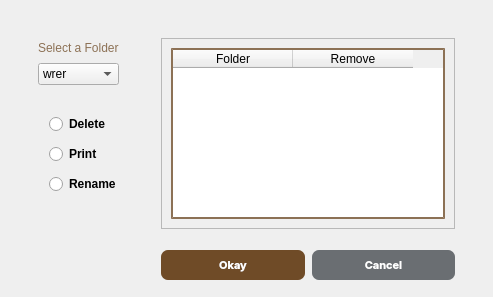
<?xml version="1.0" encoding="UTF-8"?>
<ui version="4.0">
 <class>Dialog</class>
 <widget class="QDialog" name="Dialog">
  <property name="geometry">
   <rect>
    <x>0</x>
    <y>0</y>
    <width>493</width>
    <height>297</height>
   </rect>
  </property>
  <property name="windowTitle">
   <string>Dialog</string>
  </property>
  <layout class="QHBoxLayout" name="horizontalLayout">
   <property name="bottomMargin">
    <number>0</number>
   </property>
   <item>
    <widget class="QWidget" name="widget" native="true">
     <layout class="QHBoxLayout" name="horizontalLayout_2">
      <property name="bottomMargin">
       <number>0</number>
      </property>
      <item>
       <widget class="QWidget" name="widget_2" native="true">
        <property name="minimumSize">
         <size>
          <width>0</width>
          <height>100</height>
         </size>
        </property>
        <property name="maximumSize">
         <size>
          <width>200</width>
          <height>300</height>
         </size>
        </property>
        <layout class="QVBoxLayout" name="verticalLayout">
         <property name="spacing">
          <number>0</number>
         </property>
         <item>
          <widget class="QWidget" name="widget_4" native="true">
           <property name="minimumSize">
            <size>
             <width>0</width>
             <height>0</height>
            </size>
           </property>
           <layout class="QVBoxLayout" name="verticalLayout_3">
            <property name="spacing">
             <number>5</number>
            </property>
            <item>
             <widget class="QLabel" name="label">
              <property name="minimumSize">
               <size>
                <width>0</width>
                <height>20</height>
               </size>
              </property>
              <property name="maximumSize">
               <size>
                <width>16777215</width>
                <height>20</height>
               </size>
              </property>
              <property name="styleSheet">
               <string notr="true">#label{
	font: 900 12pt &quot;Segoe UI Black&quot;;
	alignment: center;
    color: rgba(111, 75, 39, 0.77);
}</string>
              </property>
              <property name="text">
               <string>Select a Folder</string>
              </property>
             </widget>
            </item>
            <item>
             <widget class="QComboBox" name="folder_names_cb">
              <item>
               <property name="text">
                <string>wrer</string>
               </property>
              </item>
             </widget>
            </item>
           </layout>
          </widget>
         </item>
         <item>
          <widget class="QWidget" name="widget_5" native="true">
           <property name="minimumSize">
            <size>
             <width>0</width>
             <height>200</height>
            </size>
           </property>
           <widget class="QRadioButton" name="radioButton_delete">
            <property name="geometry">
             <rect>
              <x>20</x>
              <y>20</y>
              <width>89</width>
              <height>20</height>
             </rect>
            </property>
            <property name="styleSheet">
             <string notr="true">#radioButton_delete{
font-weight:bold;
}
#radioButton_delete::indicator{
color: red;

}</string>
            </property>
            <property name="text">
             <string>Delete</string>
            </property>
           </widget>
           <widget class="QRadioButton" name="radioButton_print">
            <property name="geometry">
             <rect>
              <x>20</x>
              <y>50</y>
              <width>89</width>
              <height>20</height>
             </rect>
            </property>
            <property name="styleSheet">
             <string notr="true">#radioButton_print {
font-weight:bold;
}</string>
            </property>
            <property name="text">
             <string>Print</string>
            </property>
           </widget>
           <widget class="QRadioButton" name="radioButton_rename">
            <property name="geometry">
             <rect>
              <x>20</x>
              <y>80</y>
              <width>89</width>
              <height>20</height>
             </rect>
            </property>
            <property name="styleSheet">
             <string notr="true">#radioButton_rename {
font-weight:bold;
}</string>
            </property>
            <property name="text">
             <string>Rename</string>
            </property>
           </widget>
          </widget>
         </item>
        </layout>
       </widget>
      </item>
      <item>
       <widget class="QWidget" name="widget_3" native="true">
        <property name="minimumSize">
         <size>
          <width>0</width>
          <height>0</height>
         </size>
        </property>
        <property name="maximumSize">
         <size>
          <width>16777215</width>
          <height>16777215</height>
         </size>
        </property>
        <layout class="QVBoxLayout" name="verticalLayout_2">
         <property name="spacing">
          <number>0</number>
         </property>
         <item>
          <widget class="QWidget" name="widget_7" native="true">
           <layout class="QHBoxLayout" name="horizontalLayout_4">
            <item>
             <widget class="QScrollArea" name="scrollArea">
              <property name="widgetResizable">
               <bool>true</bool>
              </property>
              <widget class="QWidget" name="scrollAreaWidgetContents">
               <property name="geometry">
                <rect>
                 <x>0</x>
                 <y>0</y>
                 <width>263</width>
                 <height>191</height>
                </rect>
               </property>
               <layout class="QHBoxLayout" name="horizontalLayout_5">
                <item>
                 <widget class="QTableWidget" name="tableWidget">
                  <property name="styleSheet">
                   <string notr="true">#tableWidget{
border-style: solid; border-width: 2px; border-color: rgba(111, 75, 39, 0.77);;
}</string>
                  </property>
                  <property name="showGrid">
                   <bool>true</bool>
                  </property>
                  <property name="sortingEnabled">
                   <bool>false</bool>
                  </property>
                  <attribute name="horizontalHeaderDefaultSectionSize">
                   <number>120</number>
                  </attribute>
                  <column>
                   <property name="text">
                    <string>Folder</string>
                   </property>
                  </column>
                  <column>
                   <property name="text">
                    <string>Remove</string>
                   </property>
                  </column>
                 </widget>
                </item>
               </layout>
              </widget>
             </widget>
            </item>
           </layout>
          </widget>
         </item>
         <item>
          <widget class="QWidget" name="widget_6" native="true">
           <property name="minimumSize">
            <size>
             <width>0</width>
             <height>50</height>
            </size>
           </property>
           <property name="maximumSize">
            <size>
             <width>16777215</width>
             <height>16777215</height>
            </size>
           </property>
           <property name="sizeIncrement">
            <size>
             <width>0</width>
             <height>200</height>
            </size>
           </property>
           <layout class="QHBoxLayout" name="horizontalLayout_3">
            <property name="spacing">
             <number>7</number>
            </property>
            <property name="leftMargin">
             <number>9</number>
            </property>
            <property name="topMargin">
             <number>0</number>
            </property>
            <property name="rightMargin">
             <number>9</number>
            </property>
            <property name="bottomMargin">
             <number>0</number>
            </property>
            <item>
             <widget class="QPushButton" name="okaybtn">
              <property name="minimumSize">
               <size>
                <width>0</width>
                <height>30</height>
               </size>
              </property>
              <property name="maximumSize">
               <size>
                <width>16777215</width>
                <height>25</height>
               </size>
              </property>
              <property name="styleSheet">
               <string notr="true">#okaybtn{
font-weight:bold;
color: white;
background-color: #6F4B27;
border-top-left-radius: 7px;
border-top-right-radius: 7px;
border-bottom-left-radius: 7px;
border-bottom-right-radius: 7px;
font-family: Inter;
font-size: 11px;
text-align: center;
}
#okaybtn:hover{
color: rgb(144,115,87);
border : 3px solid rgb(144,115,87);
background-color: white;
}</string>
              </property>
              <property name="text">
               <string>Okay</string>
              </property>
             </widget>
            </item>
            <item>
             <widget class="QPushButton" name="cancelbtn">
              <property name="minimumSize">
               <size>
                <width>0</width>
                <height>30</height>
               </size>
              </property>
              <property name="maximumSize">
               <size>
                <width>16777215</width>
                <height>25</height>
               </size>
              </property>
              <property name="styleSheet">
               <string notr="true">#cancelbtn{
font-weight:bold;
color: white;
background-color: #6A6E72;
border-top-left-radius: 7px;
border-top-right-radius: 7px;
border-bottom-left-radius: 7px;
border-bottom-right-radius: 7px;
font-family: Inter;
font-size: 11px;
text-align: center;
}
#cancelbtn:hover{
color: #6A6E72;
border : 3px solid#6A6E72;
background-color: white;
}
</string>
              </property>
              <property name="text">
               <string>Cancel</string>
              </property>
             </widget>
            </item>
           </layout>
          </widget>
         </item>
        </layout>
       </widget>
      </item>
     </layout>
    </widget>
   </item>
  </layout>
 </widget>
 <resources/>
 <connections/>
</ui>
